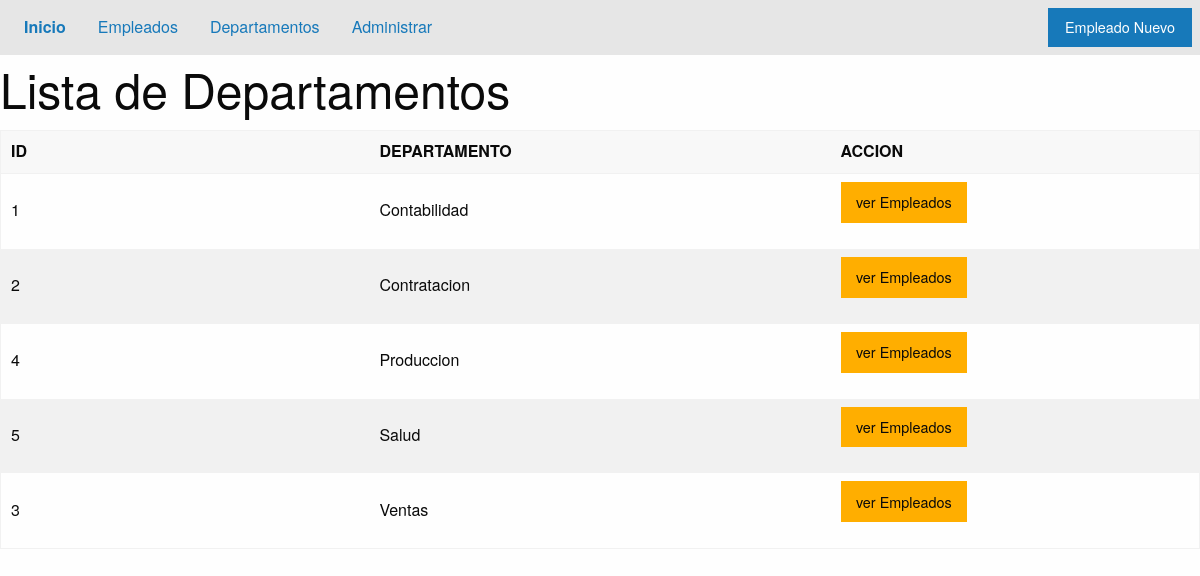
Page /listaDepartamentos/ on the committed database.
### applications/controlDepartamento/models.py (models this page shows, shortened)
class Departamento(models.Model):
    nom = models.CharField('Nombre Departamento', max_length=50, unique=True)
    area = models.CharField('Area', max_length=30, blank=True, null=True)
    estado = models.BooleanField('Estado', default=True)
    class Meta:
        verbose_name = 'Departamentos'
        verbose_name_plural = 'Departamentos Empresas'
        ordering= ['nom']
        unique_together = ('nom','area')

### applications/controlDepartamento/views.py (the view)
# urls.py: path('listaDepartamentos/', views.ListEmpleadoByDpto.as_view(), name='lista_Departamento'),
class ListEmpleadoByDpto (ListView):
    template_name = 'departamento/ListDepartamento.html'
    model = Departamento
    context_object_name = 'Departamentos'
    ordering = 'nom'

### templates/departamento/ListDepartamento.html
{% extends 'home/base.html' %}
{% block content %}
    <div class="grid-x">
        <h1 class="cell align-content-center " >Lista de Departamentos</h1>
        <div class="cell">
            <table class="stack">
                <thead>
                    <tr>
                        <th width="200"><b>ID</b></th>
                        <th width="250"><b>DEPARTAMENTO</b></th>
                        <th width="200"><b>ACCION</b></th>
                    </tr>
                </thead>
                <tbody>
                    {% for Departamento in Departamentos %}
                    <tr>
                        <td>{{ Departamento.id }}</td>
                        <td>{{ Departamento.nom }}</td>
                        <td><a class="button warning"
                                href="{% url 'controlEmpleado_app:ver_pordpto' Departamento.nom %}">ver Empleados</a></td>
                    </tr>
                    {% endfor %}
                </tbody>
            </table>
        </div>
    </div>
{% endblock content %}

### rows in the picture
Departamento: id "1", nom "Contabilidad"
Departamento: id "2", nom "Contratacion"
Departamento: id "4", nom "Produccion"
Departamento: id "5", nom "Salud"
Departamento: id "3", nom "Ventas"
